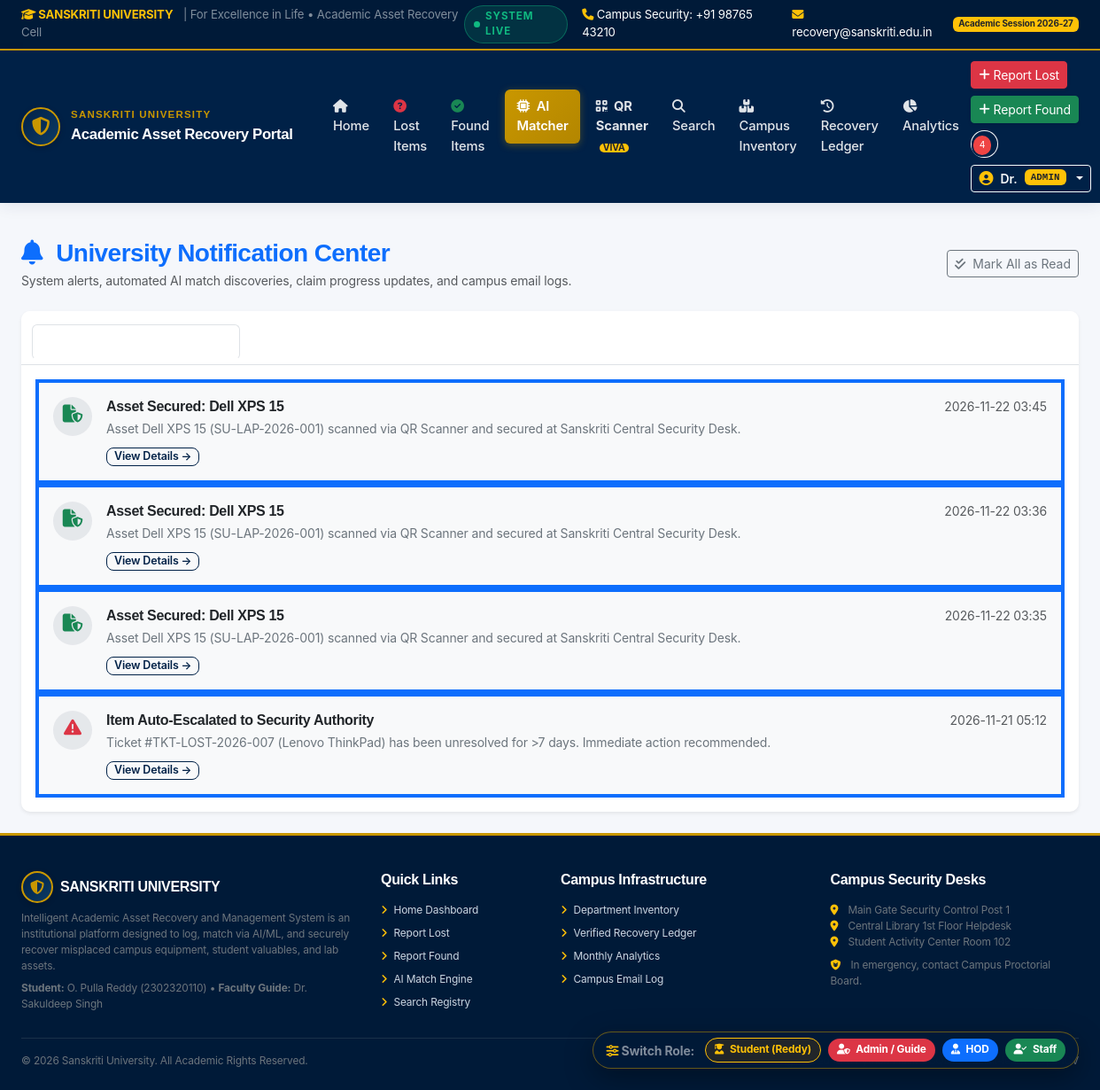
The page /notifications (signed in) on the database as committed earlier.
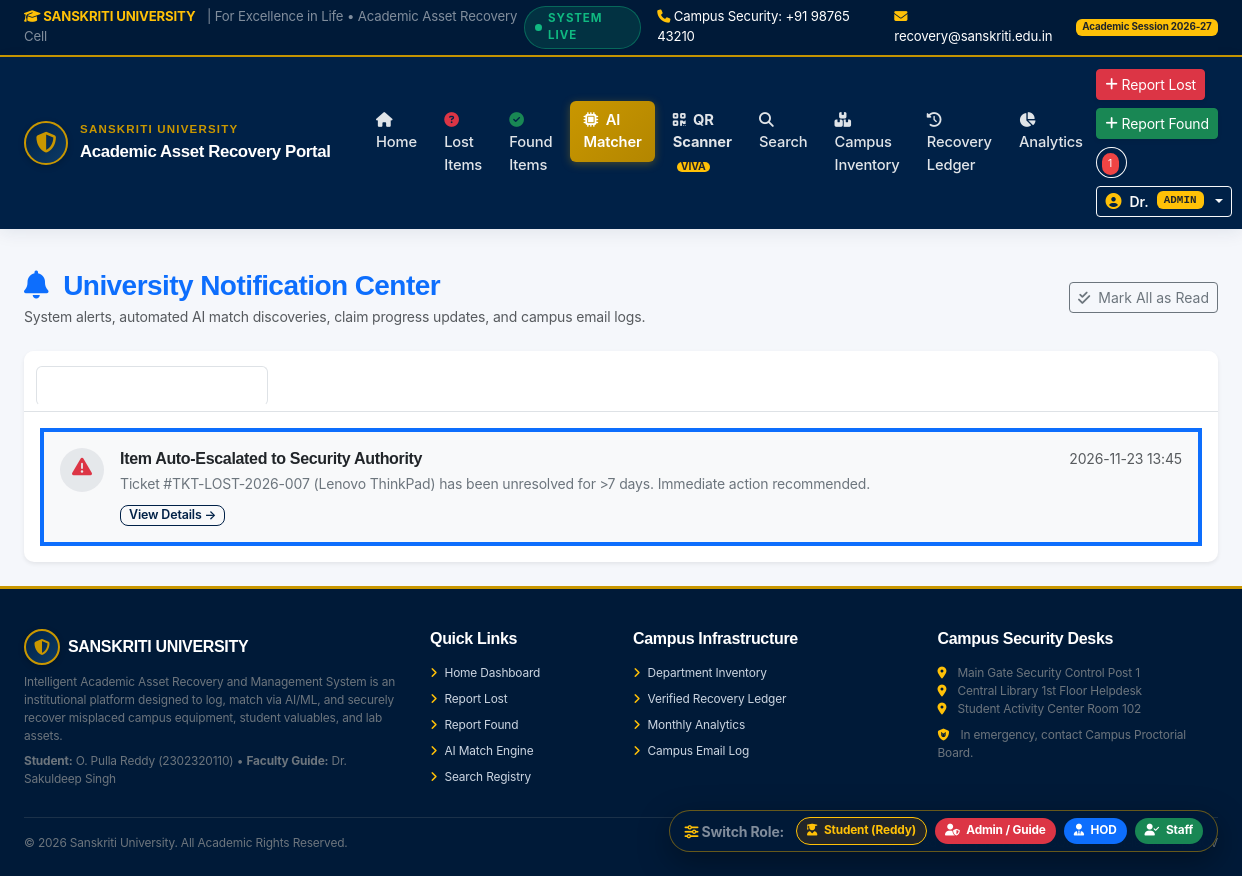
The same page on the database as committed later.
### tables this page shows
CREATE TABLE notifications (
        id INTEGER PRIMARY KEY AUTOINCREMENT,
        user_id INTEGER NOT NULL,
        title TEXT NOT NULL,
        message TEXT NOT NULL,
        type TEXT NOT NULL DEFAULT 'system',
        link TEXT,
        is_read INTEGER DEFAULT 0,
        created_at TIMESTAMP DEFAULT CURRENT_TIMESTAMP,
        FOREIGN KEY (user_id) REFERENCES users (id) ON DELETE CASCADE
    );

### app.py (the view)
@app.route('/notifications')
@login_required
def notifications_view():
    user = get_current_user()
    notifs = database.query_db("SELECT * FROM notifications WHERE user_id = ? ORDER BY id DESC", (user['id'],))
    email_logs = database.query_db("SELECT * FROM email_logs WHERE recipient_email = ? OR ? IN ('admin', 'staff') ORDER BY id DESC LIMIT 20", (user['email'], user['role']))
    return render_template('notifications/notifications.html', notifications=notifs, email_logs=email_logs)

### app.py (called while the page is built)
@app.template_filter('format_dt')
def format_dt(value, fmt='%Y-%m-%d %H:%M'):
    if not value:
        return 'N/A'
    if isinstance(value, datetime):
        return value.strftime(fmt)
    return str(value)[:16]

@app.context_processor
def inject_global_template_data():
    user = get_current_user()
    unread_count = 0
    if user:
        row = database.query_db("SELECT COUNT(*) as c FROM notifications WHERE user_id = ? AND is_read = 0", (user['id'],), one=True)
        unread_count = row['c'] if row else 0
    return {
        'current_user': user,
        'unread_notifs_count': unread_count,
        'now_year': datetime.now().year
    }

### auth_helper.py (called while the page is built)
def get_current_user():
    if 'user_id' not in session:
        return None
    user = database.query_db("SELECT * FROM users WHERE id = ?", (session['user_id'],), one=True)
    return user

def login_required(f):
    @wraps(f)
    def decorated_function(*args, **kwargs):
        if 'user_id' not in session:
            flash("Please sign in with your university account to access this page.", "warning")
            return redirect(url_for('login', next=request.url))
        return f(*args, **kwargs)
    return decorated_function

### templates/notifications/notifications.html (shortened to what the changed rows need)
{% extends 'base.html' %}
{% block content %}
<div class="container-fluid px-4">
    <div class="card shadow-sm border-0">
        <div class="card-body p-3">
            <div class="tab-content">
                <div class="tab-pane fade show active" id="in-app-notifs" role="tabpanel">
                    <div class="list-group list-group-flush">
                        {% for n in notifications %}
                        <div class="list-group-item p-3 border-bottom d-flex align-items-start gap-3 {% if not n.is_read %}bg-light border-start border-4 border-primary{% endif %}">
                            <div class="p-2 rounded-circle text-center" style="width: 44px; height: 44px; background: rgba(0, 33, 71, 0.08);">
                                {% if n.type == 'match' %}
                                    <i class="fa-solid fa-wand-magic-sparkles text-warning fs-5"></i>
                                {% elif n.type == 'claim' %}
                                    <i class="fa-solid fa-file-shield text-success fs-5"></i>
                                {% elif n.type == 'escalation' %}
                                    <i class="fa-solid fa-triangle-exclamation text-danger fs-5"></i>
                                {% else %}
                                    <i class="fa-solid fa-bell text-primary fs-5"></i>
                                {% endif %}
                            </div>
                            <div class="flex-grow-1">
                                <div class="d-flex justify-content-between align-items-center mb-1">
                                    <h6 class="fw-bold mb-0 text-dark">{{ n.title }}</h6>
                                    <span class="small text-muted">{{ n.created_at | format_dt }}</span>
                                </div>
                                <p class="small text-secondary mb-2">{{ n.message }}</p>
                                {% if n.link %}
                                    <a href="{{ n.link }}" class="btn btn-sm btn-su-outline py-0 px-2" style="font-size: 0.78rem;">
                                        View Details &rarr;
                                    </a>
                                {% endif %}
                            </div>
                        </div>
                        {% else %}
                        <div class="text-center py-5 text-muted">
                            <i class="fa-regular fa-bell-slash fa-3x mb-2 text-muted"></i>
                            <h6>No notifications right now</h6>
                            <p class="small">You will be alerted here when potential matches are identified or claim status updates occur.</p>
                        </div>
                        {% endfor %}
                    </div>
                </div>
            </div>
        </div>
    </div>
</div>
{% endblock %}

### templates/base.html (shortened to what the changed rows need)
<!DOCTYPE html>
<html lang="en">
<head>
    <link href="https://cdn.jsdelivr.net/npm/bootstrap@5.3.3/dist/css/bootstrap.min.css" rel="stylesheet">
    <link rel="stylesheet" href="https://cdnjs.cloudflare.com/ajax/libs/font-awesome/6.5.2/css/all.min.css">
    <link rel="stylesheet" href="{{ url_for('static', filename='css/style.css') }}">
</head>
<body>
    <nav class="navbar navbar-expand-lg su-navbar sticky-top">
        <div class="container-fluid px-4">
            <div class="collapse navbar-collapse" id="suNavbarNav">
                <div class="d-flex align-items-center gap-2 flex-wrap">
                    {% if current_user %}
                        <div class="position-relative me-2">
                            <a href="{{ url_for('notifications_view') }}" class="btn btn-outline-light btn-sm rounded-circle px-2" title="Notifications">
                                {% if unread_notifs_count > 0 %}
                                    <span class="notif-badge">{{ unread_notifs_count }}</span>
                                {% endif %}
                            </a>
                        </div>
                    {% endif %}
                </div>
            </div>
        </div>
    </nav>
    <main class="flex-grow-1 py-4">
        {% block content %}{% endblock %}
    </main>
</body>
</html>

Rows that differ between the two databases and show on the page:
removed notifications: type "claim" (drawn), title "Asset Secured: Dell XPS 15", created_at "2026-11-22 03:45", message "Asset Dell XPS 15 (SU-LAP-2026-001) scanned via QR Scanner and secured at Sanskriti Central Security Desk."
removed notifications: type "claim" (drawn), title "Asset Secured: Dell XPS 15", created_at "2026-11-22 03:36", message "Asset Dell XPS 15 (SU-LAP-2026-001) scanned via QR Scanner and secured at Sanskriti Central Security Desk."
removed notifications: type "claim" (drawn), title "Asset Secured: Dell XPS 15", created_at "2026-11-22 03:35", message "Asset Dell XPS 15 (SU-LAP-2026-001) scanned via QR Scanner and secured at Sanskriti Central Security Desk."
changed notifications "Item Auto-Escalated to Security Authority": created_at "2026-11-21 05:12" → "2026-11-23 13:45"
Other text that changed with them:
{{ unread_notifs_count }}: "4" → "1"
